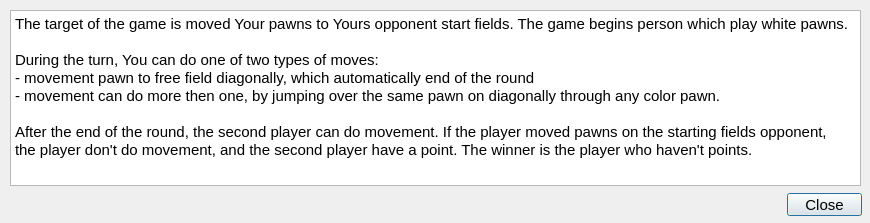
<?xml version="1.0" encoding="UTF-8"?>
<ui version="4.0">
 <class>RulesWindow</class>
 <widget class="QDialog" name="RulesWindow">
  <property name="geometry">
   <rect>
    <x>0</x>
    <y>0</y>
    <width>870</width>
    <height>223</height>
   </rect>
  </property>
  <property name="font">
   <font>
    <pointsize>11</pointsize>
   </font>
  </property>
  <property name="windowTitle">
   <string>Game rules</string>
  </property>
  <property name="windowIcon">
   <iconset resource="Images.qrc">
    <normaloff>:/Images/icon.ico</normaloff>:/Images/icon.ico</iconset>
  </property>
  <widget class="QPushButton" name="pushButton">
   <property name="geometry">
    <rect>
     <x>787</x>
     <y>193</y>
     <width>75</width>
     <height>23</height>
    </rect>
   </property>
   <property name="text">
    <string>Close</string>
   </property>
  </widget>
  <widget class="QTextBrowser" name="textBrowser">
   <property name="geometry">
    <rect>
     <x>10</x>
     <y>10</y>
     <width>851</width>
     <height>176</height>
    </rect>
   </property>
   <property name="html">
    <string>&lt;!DOCTYPE HTML PUBLIC &quot;-//W3C//DTD HTML 4.0//EN&quot; &quot;http://www.w3.org/TR/REC-html40/strict.dtd&quot;&gt;
&lt;html&gt;&lt;head&gt;&lt;meta name=&quot;qrichtext&quot; content=&quot;1&quot; /&gt;&lt;style type=&quot;text/css&quot;&gt;
p, li { white-space: pre-wrap; }
&lt;/style&gt;&lt;/head&gt;&lt;body style=&quot; font-family:'MS Shell Dlg 2'; font-size:11pt; font-weight:400; font-style:normal;&quot;&gt;
&lt;p style=&quot; margin-top:0px; margin-bottom:0px; margin-left:0px; margin-right:0px; -qt-block-indent:0; text-indent:0px;&quot;&gt;The target of the game is moved Your pawns to Yours opponent start fields. The game begins person which play white pawns.&lt;/p&gt;
&lt;p style=&quot;-qt-paragraph-type:empty; margin-top:0px; margin-bottom:0px; margin-left:0px; margin-right:0px; -qt-block-indent:0; text-indent:0px;&quot;&gt;&lt;br /&gt;&lt;/p&gt;
&lt;p style=&quot; margin-top:0px; margin-bottom:0px; margin-left:0px; margin-right:0px; -qt-block-indent:0; text-indent:0px;&quot;&gt;During the turn, You can do one of two types of moves:&lt;/p&gt;
&lt;p style=&quot; margin-top:0px; margin-bottom:0px; margin-left:0px; margin-right:0px; -qt-block-indent:0; text-indent:0px;&quot;&gt;- movement pawn to free field diagonally, which automatically end of the round&lt;/p&gt;
&lt;p style=&quot; margin-top:0px; margin-bottom:0px; margin-left:0px; margin-right:0px; -qt-block-indent:0; text-indent:0px;&quot;&gt;- movement can do more then one, by jumping over the same pawn on diagonally through any color pawn.&lt;/p&gt;
&lt;p style=&quot;-qt-paragraph-type:empty; margin-top:0px; margin-bottom:0px; margin-left:0px; margin-right:0px; -qt-block-indent:0; text-indent:0px;&quot;&gt;&lt;br /&gt;&lt;/p&gt;
&lt;p style=&quot; margin-top:0px; margin-bottom:0px; margin-left:0px; margin-right:0px; -qt-block-indent:0; text-indent:0px;&quot;&gt;After the end of the round, the second player can do movement. If the player moved pawns on the starting fields opponent,&lt;/p&gt;
&lt;p style=&quot; margin-top:0px; margin-bottom:0px; margin-left:0px; margin-right:0px; -qt-block-indent:0; text-indent:0px;&quot;&gt;the player don't do movement, and the second player have a point. The winner is the player who haven't points.&lt;/p&gt;&lt;/body&gt;&lt;/html&gt;</string>
   </property>
  </widget>
 </widget>
 <resources>
  <include location="Images.qrc"/>
 </resources>
 <connections/>
</ui>
